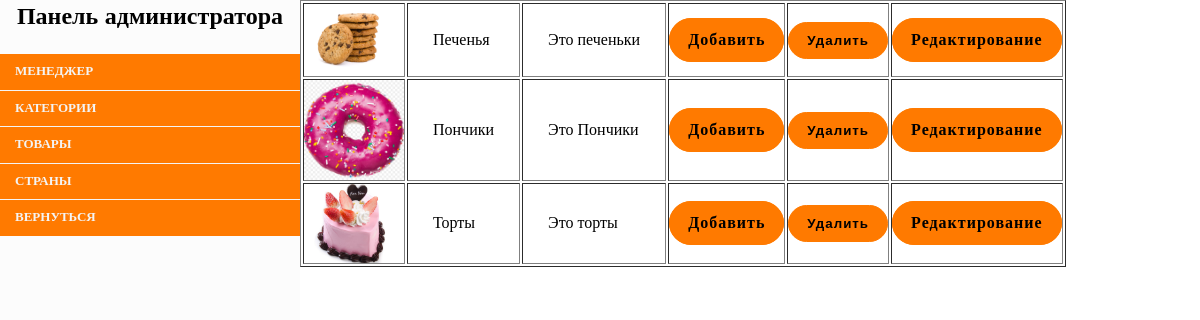
/categories/index.php, run on the app's committed database.
### tables this page shows
CREATE TABLE `categories` (
  `id` int(11) NOT NULL,
  `name` varchar(30) NOT NULL,
  `description` varchar(255) NOT NULL,
  `image` varchar(255) NOT NULL
);

### categories/index.php (called while the page is built)
<?php
include $_SERVER['DOCUMENT_ROOT'] . '/bootstrap.php';
$categories = $dataCategory->getAllCategories();
include $_SERVER['DOCUMENT_ROOT'] . '/categories/categories.view.php';

### BD/Connect.php (called while the page is built, shortened)
<?php
class Connect
{
    public static function make($conn)
    {
        return new PDO(
            'mysql:host=' . $conn['host'] . ';dbname=' . $conn['dbname'],
            $conn['login'],
            $conn['password'],
            $conn['options']
        );
    }
}

### bootstrap.php (called while the page is built, shortened)
<?php
include $_SERVER['DOCUMENT_ROOT'] . '/BD/Connect.php';
include $_SERVER['DOCUMENT_ROOT'] . '/APP/Models/Category.php';
$dataCategory = new Category(Connect::make(CONN));

### APP/Models/Category.php (called while the page is built, shortened)
<?php
class Category
{
    protected $pdo;
    public function __construct(PDO $pdo)
    {
        $this->pdo = $pdo;
    }
    public function getAllCategories()
    {
        $stmt = $this->pdo->query('SELECT * FROM categories ORDER BY name ');
        return $stmt->fetchAll();
    }
}

### categories/categories.view.php (the view, shortened to what this page needs)
<?php
include $_SERVER['DOCUMENT_ROOT'] . '/templates/nav.admin.php'; ?>
<div class="main">
    <table class="card" border="1">
        <?php foreach ($categories as $category): ?>
            <tr>
                <td><img style="width: 100px;" src="../img/<?= $category->image ?>" alt="img" class="imgCards">
                </td>
                <td style="padding: 25px"><?= $category->name ?></td>
                <td style="padding: 25px"><?= $category->description ?></td>
                <td><a class="subscribe" href="/categories/new.php">Добавить</a></td>
                <td>
                    <form action="/categories/deleteCategory.php" method="post">
                        <button class="subscribe" name="delete"
                                onclick="return confirm('Вы действительно хотите удалить категорию?');">
                           Удалить
                        </button>
                    </form>
                </td>
                <td><a class="subscribe" href="/categories/edit.php?id=<?= $category->id ?>">Редактирование</a></td>
            </tr>
        <?php endforeach; ?>
    </table>
</div>

### templates/nav.admin.php (shortened to what this page needs)
<link rel="stylesheet" href="/CSS/navAdmin.css">
<nav id="menuVertical">
    <h1>Панель администратора</h1><br>
    <ul>
        <li><a href="/register/users.php">Менеджер</a>
        </li>
        <li><a href="/categories/index.php">Категории</a>
        </li>
        <li><a href="/products/index.php">Товары</a>
        </li>
        <li><a href="/countries/index.php">Страны</a>
        </li>
        <li><a href="/">Вернуться</a></li>
    </ul>
</nav>

### CSS/navAdmin.css (style rules this page uses)
* { padding: 0; margin: 0; }
h1, h2, h3, h4, h5, h6 { margin: 0; text-align: center; }
.subscribe { background: #FF7A00; outline: none; font-weight: bold; padding: 10px 18px; border-radius: 25px; border: 1px solid #FF7A00; letter-spacing: 1px; text-decoration: none; color: black; }
#menuVertical { width: 25%; height: 100%; background-color: rgba(244, 244, 244, 0.3); color: #000; float: left; }
#menuVertical ul { display: block; width: 100%; height: auto; margin: 0; padding: 0; list-style: none; position: relative; }
#menuVertical ul li { display: block; width: 100%; height: auto; position: relative; }
#menuVertical ul li a { position: relative; display: block; width: 100%; height: auto; box-sizing: border-box; font-size: 13px; text-transform: uppercase; font-weight: bold; color: #f4f4f4; line-height: 1.2em; padding: 10px 15px; background: #FF7A00; border-top: 1px solid #f4f4f4; text-decoration: none; }
#menuVertical ul li:first-child a { border: 0; }
table { background-color: rgba(255, 255, 255, 0.71); }

### data on the page
categories: image (picture), name "Печенья", description "Это печеньки"
categories: image (picture), name "Пончики", description "Это Пончики"
categories: image (picture), name "Торты", description "Это торты"
